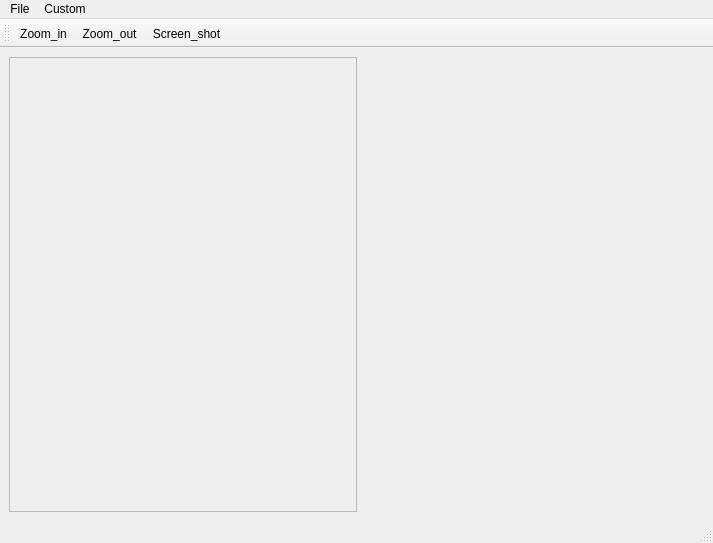
<?xml version="1.0" encoding="UTF-8"?>
<ui version="4.0">
 <class>MainWindow</class>
 <widget class="QMainWindow" name="MainWindow">
  <property name="geometry">
   <rect>
    <x>0</x>
    <y>0</y>
    <width>713</width>
    <height>543</height>
   </rect>
  </property>
  <property name="windowTitle">
   <string>MainWindow</string>
  </property>
  <widget class="QWidget" name="centralwidget">
   <layout class="QHBoxLayout" name="horizontalLayout">
    <item>
     <widget class="QScrollArea" name="scrollArea">
      <property name="widgetResizable">
       <bool>true</bool>
      </property>
      <widget class="QWidget" name="scrollAreaWidgetContents">
       <property name="geometry">
        <rect>
         <x>0</x>
         <y>0</y>
         <width>340</width>
         <height>428</height>
        </rect>
       </property>
       <layout class="QGridLayout" name="gridLayout">
        <item row="0" column="0">
         <widget class="QLabel" name="Imagelabel">
          <property name="text">
           <string/>
          </property>
         </widget>
        </item>
       </layout>
      </widget>
     </widget>
    </item>
    <item>
     <spacer name="horizontalSpacer">
      <property name="orientation">
       <enum>Qt::Horizontal</enum>
      </property>
      <property name="sizeHint" stdset="0">
       <size>
        <width>339</width>
        <height>20</height>
       </size>
      </property>
     </spacer>
    </item>
   </layout>
  </widget>
  <widget class="QMenuBar" name="menubar">
   <property name="geometry">
    <rect>
     <x>0</x>
     <y>0</y>
     <width>713</width>
     <height>26</height>
    </rect>
   </property>
   <widget class="QMenu" name="menuFile">
    <property name="title">
     <string>File</string>
    </property>
    <addaction name="ac_import"/>
    <addaction name="ac_export"/>
   </widget>
   <widget class="QMenu" name="menuCustom">
    <property name="title">
     <string>Custom</string>
    </property>
   </widget>
   <addaction name="menuFile"/>
   <addaction name="menuCustom"/>
  </widget>
  <widget class="QStatusBar" name="statusbar"/>
  <widget class="QToolBar" name="toolBar">
   <property name="windowTitle">
    <string>toolBar</string>
   </property>
   <attribute name="toolBarArea">
    <enum>TopToolBarArea</enum>
   </attribute>
   <attribute name="toolBarBreak">
    <bool>false</bool>
   </attribute>
   <addaction name="ac_ZoomIn"/>
   <addaction name="ac_ZoomOut"/>
   <addaction name="ac_ScreenShot"/>
  </widget>
  <action name="ac_import">
   <property name="text">
    <string>import</string>
   </property>
  </action>
  <action name="ac_export">
   <property name="text">
    <string>export</string>
   </property>
  </action>
  <action name="ac_ZoomIn">
   <property name="icon">
    <iconset>
     <normaloff>../ZoomIn.jpg</normaloff>../ZoomIn.jpg</iconset>
   </property>
   <property name="text">
    <string>Zoom_in</string>
   </property>
  </action>
  <action name="ac_ZoomOut">
   <property name="icon">
    <iconset>
     <normaloff>../ZoomOut.jpg</normaloff>../ZoomOut.jpg</iconset>
   </property>
   <property name="text">
    <string>Zoom_out</string>
   </property>
  </action>
  <action name="ac_ScreenShot">
   <property name="icon">
    <iconset>
     <normaloff>../ScreenShot.jpg</normaloff>../ScreenShot.jpg</iconset>
   </property>
   <property name="text">
    <string>Screen_shot</string>
   </property>
  </action>
 </widget>
 <resources/>
 <connections>
  <connection>
   <sender>ac_import</sender>
   <signal>triggered()</signal>
   <receiver>MainWindow</receiver>
   <slot>openImage()</slot>
   <hints>
    <hint type="sourcelabel">
     <x>-1</x>
     <y>-1</y>
    </hint>
    <hint type="destinationlabel">
     <x>399</x>
     <y>299</y>
    </hint>
   </hints>
  </connection>
  <connection>
   <sender>ac_ZoomIn</sender>
   <signal>triggered()</signal>
   <receiver>MainWindow</receiver>
   <slot>ZoomIn()</slot>
   <hints>
    <hint type="sourcelabel">
     <x>-1</x>
     <y>-1</y>
    </hint>
    <hint type="destinationlabel">
     <x>356</x>
     <y>271</y>
    </hint>
   </hints>
  </connection>
  <connection>
   <sender>ac_ZoomOut</sender>
   <signal>triggered()</signal>
   <receiver>MainWindow</receiver>
   <slot>ZoomOut()</slot>
   <hints>
    <hint type="sourcelabel">
     <x>-1</x>
     <y>-1</y>
    </hint>
    <hint type="destinationlabel">
     <x>356</x>
     <y>271</y>
    </hint>
   </hints>
  </connection>
  <connection>
   <sender>ac_ScreenShot</sender>
   <signal>triggered()</signal>
   <receiver>MainWindow</receiver>
   <slot>ScreenShot()</slot>
   <hints>
    <hint type="sourcelabel">
     <x>-1</x>
     <y>-1</y>
    </hint>
    <hint type="destinationlabel">
     <x>356</x>
     <y>271</y>
    </hint>
   </hints>
  </connection>
 </connections>
 <slots>
  <slot>openImage()</slot>
  <slot>ZoomIn()</slot>
  <slot>ZoomOut()</slot>
  <slot>ScreenShot()</slot>
 </slots>
</ui>
